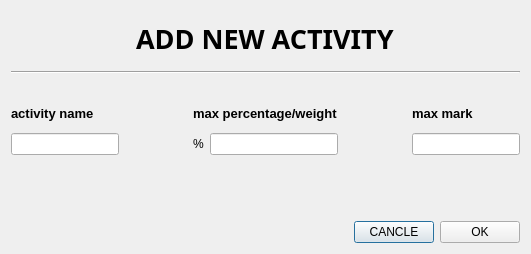
<?xml version="1.0" encoding="UTF-8"?>
<ui version="4.0">
 <class>CriteriaDialog</class>
 <widget class="QDialog" name="CriteriaDialog">
  <property name="geometry">
   <rect>
    <x>0</x>
    <y>0</y>
    <width>531</width>
    <height>254</height>
   </rect>
  </property>
  <property name="windowTitle">
   <string>Add activity</string>
  </property>
  <layout class="QVBoxLayout" name="verticalLayout_4">
   <item>
    <layout class="QHBoxLayout" name="horizontalLayout">
     <item>
      <spacer name="horizontalSpacer">
       <property name="orientation">
        <enum>Qt::Horizontal</enum>
       </property>
       <property name="sizeHint" stdset="0">
        <size>
         <width>148</width>
         <height>20</height>
        </size>
       </property>
      </spacer>
     </item>
     <item>
      <widget class="QLabel" name="dialogLabel">
       <property name="font">
        <font>
         <family>Microsoft New Tai Lue</family>
         <pointsize>20</pointsize>
         <weight>75</weight>
         <bold>true</bold>
        </font>
       </property>
       <property name="text">
        <string>ADD NEW ACTIVITY</string>
       </property>
      </widget>
     </item>
     <item>
      <spacer name="horizontalSpacer_2">
       <property name="orientation">
        <enum>Qt::Horizontal</enum>
       </property>
       <property name="sizeHint" stdset="0">
        <size>
         <width>148</width>
         <height>20</height>
        </size>
       </property>
      </spacer>
     </item>
    </layout>
   </item>
   <item>
    <widget class="Line" name="line_3">
     <property name="orientation">
      <enum>Qt::Horizontal</enum>
     </property>
    </widget>
   </item>
   <item>
    <spacer name="horizontalSpacer_6">
     <property name="orientation">
      <enum>Qt::Horizontal</enum>
     </property>
     <property name="sizeHint" stdset="0">
      <size>
       <width>40</width>
       <height>20</height>
      </size>
     </property>
    </spacer>
   </item>
   <item>
    <layout class="QHBoxLayout" name="horizontalLayout_3">
     <item>
      <layout class="QVBoxLayout" name="verticalLayout">
       <item>
        <widget class="QLabel" name="activtiyNameLabel">
         <property name="font">
          <font>
           <family>Helvetica</family>
           <pointsize>10</pointsize>
           <weight>75</weight>
           <bold>true</bold>
          </font>
         </property>
         <property name="text">
          <string>activity name</string>
         </property>
        </widget>
       </item>
       <item>
        <widget class="QLineEdit" name="activityNameLineEdit"/>
       </item>
      </layout>
     </item>
     <item>
      <spacer name="horizontalSpacer_3">
       <property name="orientation">
        <enum>Qt::Horizontal</enum>
       </property>
       <property name="sizeHint" stdset="0">
        <size>
         <width>28</width>
         <height>20</height>
        </size>
       </property>
      </spacer>
     </item>
     <item>
      <layout class="QVBoxLayout" name="verticalLayout_2">
       <item>
        <widget class="QLabel" name="weightLabel">
         <property name="font">
          <font>
           <family>Helvetica</family>
           <pointsize>10</pointsize>
           <weight>75</weight>
           <bold>true</bold>
          </font>
         </property>
         <property name="text">
          <string>max percentage/weight</string>
         </property>
        </widget>
       </item>
       <item>
        <layout class="QHBoxLayout" name="horizontalLayout_2">
         <item>
          <widget class="QLabel" name="label3">
           <property name="text">
            <string>%</string>
           </property>
          </widget>
         </item>
         <item>
          <widget class="QLineEdit" name="activityWeightLineEdit"/>
         </item>
        </layout>
       </item>
      </layout>
     </item>
     <item>
      <spacer name="horizontalSpacer_5">
       <property name="orientation">
        <enum>Qt::Horizontal</enum>
       </property>
       <property name="sizeHint" stdset="0">
        <size>
         <width>28</width>
         <height>20</height>
        </size>
       </property>
      </spacer>
     </item>
     <item>
      <layout class="QVBoxLayout" name="verticalLayout_3">
       <item>
        <widget class="QLabel" name="maxMarkLabel">
         <property name="font">
          <font>
           <family>Helvetica</family>
           <pointsize>10</pointsize>
           <weight>75</weight>
           <bold>true</bold>
          </font>
         </property>
         <property name="text">
          <string>max mark</string>
         </property>
        </widget>
       </item>
       <item>
        <widget class="QLineEdit" name="maxMarkLineEdit"/>
       </item>
      </layout>
     </item>
    </layout>
   </item>
   <item>
    <widget class="QLabel" name="errorLabel">
     <property name="font">
      <font>
       <weight>75</weight>
       <bold>true</bold>
      </font>
     </property>
     <property name="text">
      <string/>
     </property>
    </widget>
   </item>
   <item>
    <layout class="QHBoxLayout" name="horizontalLayout_5">
     <item>
      <spacer name="horizontalSpacer_4">
       <property name="orientation">
        <enum>Qt::Horizontal</enum>
       </property>
       <property name="sizeHint" stdset="0">
        <size>
         <width>228</width>
         <height>20</height>
        </size>
       </property>
      </spacer>
     </item>
     <item>
      <layout class="QHBoxLayout" name="horizontalLayout_4">
       <item>
        <widget class="QPushButton" name="cancleButton">
         <property name="text">
          <string>CANCLE</string>
         </property>
        </widget>
       </item>
       <item>
        <widget class="QPushButton" name="okButton">
         <property name="text">
          <string>OK</string>
         </property>
        </widget>
       </item>
      </layout>
     </item>
    </layout>
   </item>
  </layout>
 </widget>
 <resources/>
 <connections/>
</ui>
